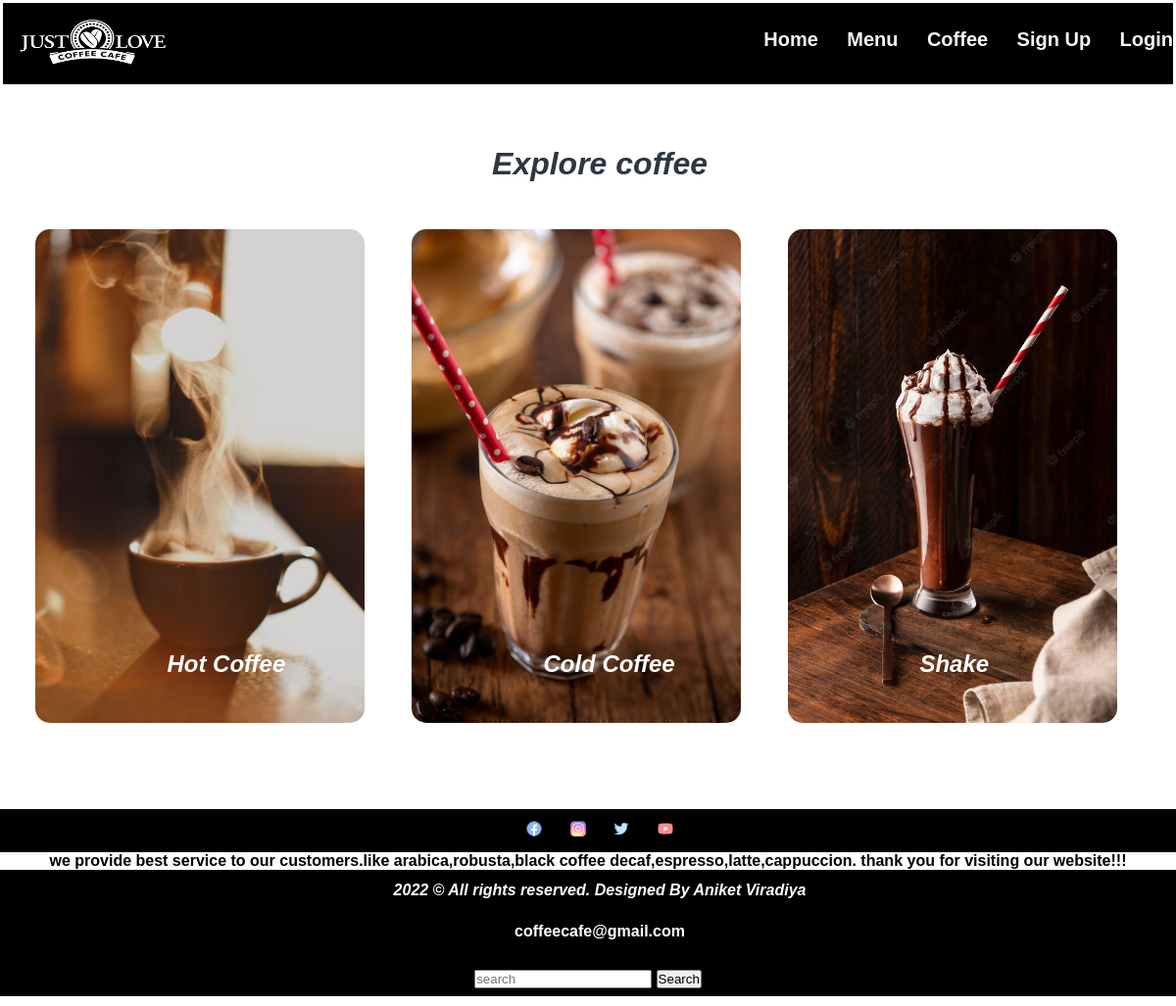
/categories.php, run on the app's committed database.
### tables this page shows
CREATE TABLE `tbl_category` (
  `id` int(10) UNSIGNED NOT NULL,
  `title` varchar(100) NOT NULL,
  `image_name` varchar(255) NOT NULL,
  `featured` varchar(10) NOT NULL,
  `active` varchar(10) NOT NULL
);

### categories.php (the view, shortened to what this page needs)
<?php include('parts/menu.php'); ?>
    <section class="categories">
        <div class="container">
            <h2 class="text-center">Explore coffee</h2>
            <?php
                $sql = "SELECT * FROM tbl_category WHERE active='Yes'";
                $res = mysqli_query($conn, $sql);
                $count = mysqli_num_rows($res);
                if($count>0)
                {
                    while($row=mysqli_fetch_assoc($res))
                    {
                        $id = $row['id'];
                        $title = $row['title'];
                        $image_name = $row['image_name'];
                        ?>
                        <a href="<?php echo SITEURL; ?>category-coffee.php?category_id=<?php echo $id; ?>">
                            <div class="box-3 float-container">
                                <?php
                                    if($image_name=="")
                                    {
                                        echo "<div class='error'>Image not found.</div>";
                                    }
                                    else
                                    {
                                        ?>
                                        <img src="<?php echo SITEURL; ?>images/category/<?php echo $image_name; ?>" alt="Coffee" class="img-responsive img-curve">
                                        <?php
                                    }
                                ?>
                                <h3 class="float-text text-white"><?php echo $title; ?></h3>
                            </div>
                        </a>
                        <?php
                    }
                }
                else
                {
                    echo "<div class='error'>Category not found.</div>";
                }
            ?>
        </div>
    </section>
    <?php include('parts/footer.php'); ?>

### css/style.css (style rules this page uses)
* { margin: 0 0; padding: 0 0; font-family: Arial, Helvetica, sans-serif; }
.container { width: 100%; margin: 0 auto; padding: 1%; }
.img-responsive { width: 100%; }
.img-curve { border-radius: 15px; }
.text-center { text-align: center; }
.text-white { color: white; }
a { color: whitesmoke; text-decoration: none; }
h2 { color: #2f3542; font-size: 2rem; margin-bottom: 2%; }
h3 { font-size: 1.5rem; }
.float-container { position: relative; }
.float-text { position: absolute; bottom: 50px; left: 40%; }
.categories { padding: 4% 0; font-style: italic; color: white; }
.box-3 { width: 28%; float: left; margin: 2%; }

### data on the page
tbl_category: image_name (picture), title "Hot Coffee"
tbl_category: image_name (picture), title "Cold Coffee"
tbl_category: image_name (picture), title "Shake"
